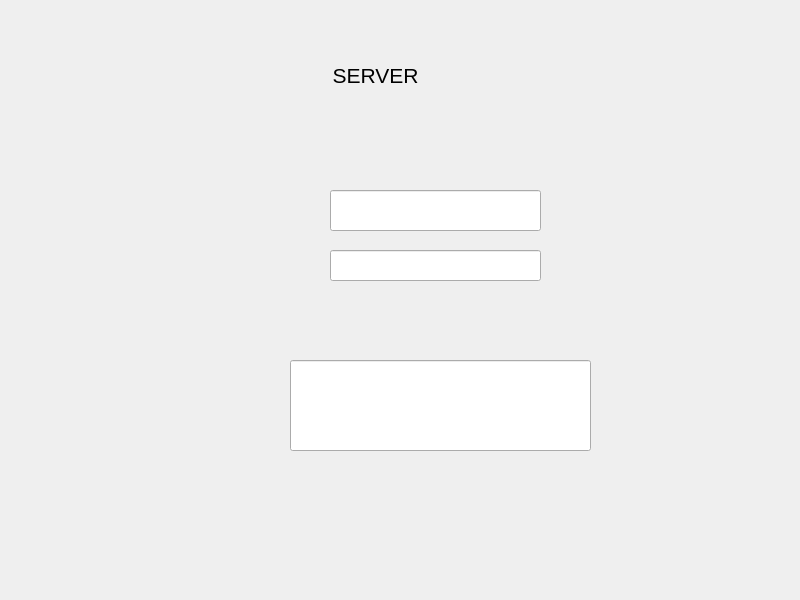
<?xml version="1.0" encoding="UTF-8"?>
<ui version="4.0">
 <class>Widget</class>
 <widget class="QWidget" name="Widget">
  <property name="geometry">
   <rect>
    <x>0</x>
    <y>0</y>
    <width>800</width>
    <height>600</height>
   </rect>
  </property>
  <property name="windowTitle">
   <string>Widget</string>
  </property>
  <widget class="QLabel" name="label">
   <property name="geometry">
    <rect>
     <x>310</x>
     <y>40</y>
     <width>131</width>
     <height>71</height>
    </rect>
   </property>
   <property name="text">
    <string>&lt;html&gt;&lt;head/&gt;&lt;body&gt;&lt;p align=&quot;center&quot;&gt;&lt;span style=&quot; font-size:16pt;&quot;&gt;SERVER&lt;/span&gt;&lt;/p&gt;&lt;/body&gt;&lt;/html&gt;</string>
   </property>
  </widget>
  <widget class="QLineEdit" name="lineEdit">
   <property name="geometry">
    <rect>
     <x>330</x>
     <y>190</y>
     <width>211</width>
     <height>41</height>
    </rect>
   </property>
  </widget>
  <widget class="QLineEdit" name="lineEdit_2">
   <property name="geometry">
    <rect>
     <x>330</x>
     <y>250</y>
     <width>211</width>
     <height>31</height>
    </rect>
   </property>
  </widget>
  <widget class="QLineEdit" name="msg_edit">
   <property name="geometry">
    <rect>
     <x>290</x>
     <y>360</y>
     <width>301</width>
     <height>91</height>
    </rect>
   </property>
  </widget>
 </widget>
 <resources/>
 <connections/>
</ui>
